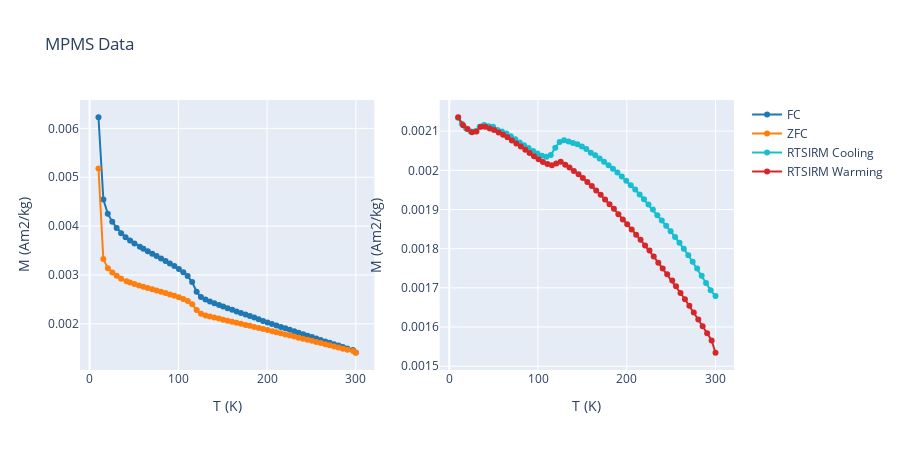

This figure's notebook cell:
### Markdown cell above
### Make interactive plots

Rather than the static plots made above (which are made using matplotlib), you may want to make interactive plots. This can be done by putting in the parameter `use_plotly=True` which generates plots using Plotly.

### Code cell
rmag.plot_mpms_data(fc_data, zfc_data, rtsirm_cool_data, rtsirm_warm_data, use_plotly=True)
